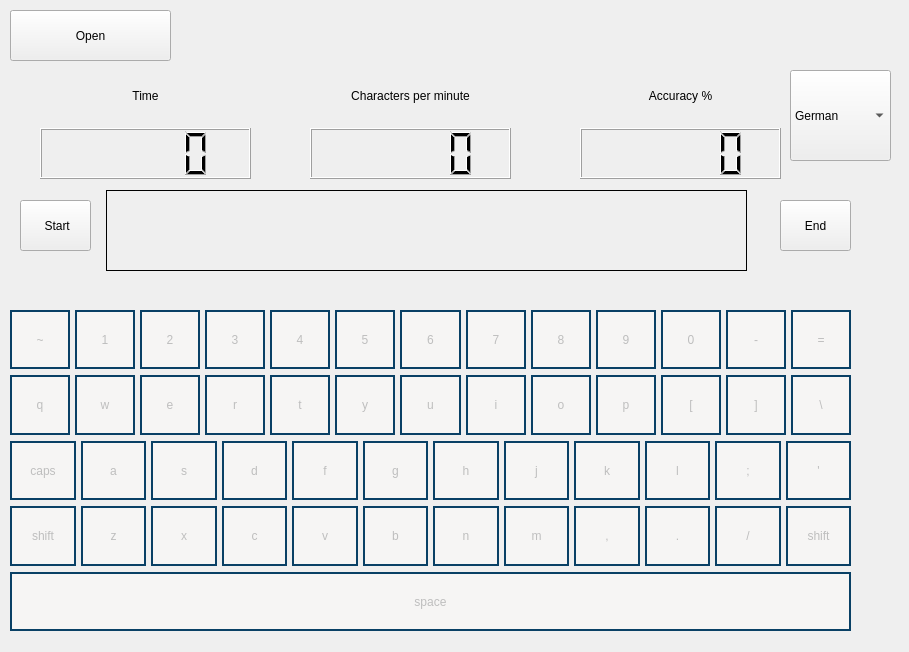
<?xml version="1.0" encoding="UTF-8"?>
<ui version="4.0">
 <class>MainWindow</class>
 <widget class="QMainWindow" name="MainWindow">
  <property name="geometry">
   <rect>
    <x>0</x>
    <y>0</y>
    <width>909</width>
    <height>652</height>
   </rect>
  </property>
  <property name="windowTitle">
   <string>MainWindow</string>
  </property>
  <property name="styleSheet">
   <string notr="true">font: 700 italic 11pt &quot;Ubuntu&quot;;
</string>
  </property>
  <widget class="QWidget" name="centralwidget">
   <widget class="QWidget" name="verticalLayoutWidget">
    <property name="geometry">
     <rect>
      <x>10</x>
      <y>300</y>
      <width>841</width>
      <height>341</height>
     </rect>
    </property>
    <layout class="QVBoxLayout" name="verticalLayout">
     <property name="leftMargin">
      <number>0</number>
     </property>
     <property name="topMargin">
      <number>10</number>
     </property>
     <property name="bottomMargin">
      <number>10</number>
     </property>
     <item>
      <layout class="QHBoxLayout" name="horizontalLayout">
       <property name="spacing">
        <number>5</number>
       </property>
       <property name="sizeConstraint">
        <enum>QLayout::SetDefaultConstraint</enum>
       </property>
       <item>
        <widget class="QPushButton" name="bnt_49">
         <property name="enabled">
          <bool>false</bool>
         </property>
         <property name="sizePolicy">
          <sizepolicy hsizetype="MinimumExpanding" vsizetype="Minimum">
           <horstretch>0</horstretch>
           <verstretch>0</verstretch>
          </sizepolicy>
         </property>
         <property name="styleSheet">
          <string notr="true">border: 2px solid #094065;
background-color: rgb(246, 245, 244);</string>
         </property>
         <property name="text">
          <string>~</string>
         </property>
        </widget>
       </item>
       <item>
        <widget class="QPushButton" name="bnt_10">
         <property name="enabled">
          <bool>false</bool>
         </property>
         <property name="sizePolicy">
          <sizepolicy hsizetype="MinimumExpanding" vsizetype="Minimum">
           <horstretch>0</horstretch>
           <verstretch>0</verstretch>
          </sizepolicy>
         </property>
         <property name="styleSheet">
          <string notr="true">border: 2px solid #094065;
background-color: rgb(246, 245, 244);</string>
         </property>
         <property name="text">
          <string>1</string>
         </property>
        </widget>
       </item>
       <item>
        <widget class="QPushButton" name="bnt_11">
         <property name="enabled">
          <bool>false</bool>
         </property>
         <property name="sizePolicy">
          <sizepolicy hsizetype="MinimumExpanding" vsizetype="Minimum">
           <horstretch>0</horstretch>
           <verstretch>0</verstretch>
          </sizepolicy>
         </property>
         <property name="styleSheet">
          <string notr="true">border: 2px solid #094065;
background-color: rgb(246, 245, 244);</string>
         </property>
         <property name="text">
          <string>2</string>
         </property>
        </widget>
       </item>
       <item>
        <widget class="QPushButton" name="bnt_12">
         <property name="enabled">
          <bool>false</bool>
         </property>
         <property name="sizePolicy">
          <sizepolicy hsizetype="MinimumExpanding" vsizetype="Minimum">
           <horstretch>0</horstretch>
           <verstretch>0</verstretch>
          </sizepolicy>
         </property>
         <property name="styleSheet">
          <string notr="true">border: 2px solid #094065;
background-color: rgb(246, 245, 244);</string>
         </property>
         <property name="text">
          <string>3</string>
         </property>
        </widget>
       </item>
       <item>
        <widget class="QPushButton" name="bnt_13">
         <property name="enabled">
          <bool>false</bool>
         </property>
         <property name="sizePolicy">
          <sizepolicy hsizetype="MinimumExpanding" vsizetype="Minimum">
           <horstretch>0</horstretch>
           <verstretch>0</verstretch>
          </sizepolicy>
         </property>
         <property name="styleSheet">
          <string notr="true">border: 2px solid #094065;
background-color: rgb(246, 245, 244);</string>
         </property>
         <property name="text">
          <string>4</string>
         </property>
        </widget>
       </item>
       <item>
        <widget class="QPushButton" name="bnt_14">
         <property name="enabled">
          <bool>false</bool>
         </property>
         <property name="sizePolicy">
          <sizepolicy hsizetype="MinimumExpanding" vsizetype="Minimum">
           <horstretch>0</horstretch>
           <verstretch>0</verstretch>
          </sizepolicy>
         </property>
         <property name="styleSheet">
          <string notr="true">border: 2px solid #094065;
background-color: rgb(246, 245, 244);</string>
         </property>
         <property name="text">
          <string>5</string>
         </property>
        </widget>
       </item>
       <item>
        <widget class="QPushButton" name="bnt_15">
         <property name="enabled">
          <bool>false</bool>
         </property>
         <property name="sizePolicy">
          <sizepolicy hsizetype="MinimumExpanding" vsizetype="Minimum">
           <horstretch>0</horstretch>
           <verstretch>0</verstretch>
          </sizepolicy>
         </property>
         <property name="styleSheet">
          <string notr="true">border: 2px solid #094065;
background-color: rgb(246, 245, 244);</string>
         </property>
         <property name="text">
          <string>6</string>
         </property>
        </widget>
       </item>
       <item>
        <widget class="QPushButton" name="bnt_16">
         <property name="enabled">
          <bool>false</bool>
         </property>
         <property name="sizePolicy">
          <sizepolicy hsizetype="MinimumExpanding" vsizetype="Minimum">
           <horstretch>0</horstretch>
           <verstretch>0</verstretch>
          </sizepolicy>
         </property>
         <property name="styleSheet">
          <string notr="true">border: 2px solid #094065;
background-color: rgb(246, 245, 244);</string>
         </property>
         <property name="text">
          <string>7</string>
         </property>
        </widget>
       </item>
       <item>
        <widget class="QPushButton" name="bnt_17">
         <property name="enabled">
          <bool>false</bool>
         </property>
         <property name="sizePolicy">
          <sizepolicy hsizetype="MinimumExpanding" vsizetype="Minimum">
           <horstretch>0</horstretch>
           <verstretch>0</verstretch>
          </sizepolicy>
         </property>
         <property name="styleSheet">
          <string notr="true">border: 2px solid #094065;
background-color: rgb(246, 245, 244);</string>
         </property>
         <property name="text">
          <string>8</string>
         </property>
        </widget>
       </item>
       <item>
        <widget class="QPushButton" name="bnt_18">
         <property name="enabled">
          <bool>false</bool>
         </property>
         <property name="sizePolicy">
          <sizepolicy hsizetype="MinimumExpanding" vsizetype="Minimum">
           <horstretch>0</horstretch>
           <verstretch>0</verstretch>
          </sizepolicy>
         </property>
         <property name="styleSheet">
          <string notr="true">border: 2px solid #094065;
background-color: rgb(246, 245, 244);</string>
         </property>
         <property name="text">
          <string>9</string>
         </property>
        </widget>
       </item>
       <item>
        <widget class="QPushButton" name="bnt_19">
         <property name="enabled">
          <bool>false</bool>
         </property>
         <property name="sizePolicy">
          <sizepolicy hsizetype="MinimumExpanding" vsizetype="Minimum">
           <horstretch>0</horstretch>
           <verstretch>0</verstretch>
          </sizepolicy>
         </property>
         <property name="styleSheet">
          <string notr="true">border: 2px solid #094065;
background-color: rgb(246, 245, 244);</string>
         </property>
         <property name="text">
          <string>0</string>
         </property>
        </widget>
       </item>
       <item>
        <widget class="QPushButton" name="bnt_20">
         <property name="enabled">
          <bool>false</bool>
         </property>
         <property name="sizePolicy">
          <sizepolicy hsizetype="MinimumExpanding" vsizetype="Minimum">
           <horstretch>0</horstretch>
           <verstretch>0</verstretch>
          </sizepolicy>
         </property>
         <property name="styleSheet">
          <string notr="true">border: 2px solid #094065;
background-color: rgb(246, 245, 244);</string>
         </property>
         <property name="text">
          <string>-</string>
         </property>
        </widget>
       </item>
       <item>
        <widget class="QPushButton" name="bnt_21">
         <property name="enabled">
          <bool>false</bool>
         </property>
         <property name="sizePolicy">
          <sizepolicy hsizetype="MinimumExpanding" vsizetype="Minimum">
           <horstretch>0</horstretch>
           <verstretch>0</verstretch>
          </sizepolicy>
         </property>
         <property name="styleSheet">
          <string notr="true">border: 2px solid #094065;
background-color: rgb(246, 245, 244);</string>
         </property>
         <property name="text">
          <string>=</string>
         </property>
        </widget>
       </item>
      </layout>
     </item>
     <item>
      <layout class="QHBoxLayout" name="horizontalLayout_3">
       <property name="spacing">
        <number>5</number>
       </property>
       <property name="sizeConstraint">
        <enum>QLayout::SetDefaultConstraint</enum>
       </property>
       <item>
        <widget class="QPushButton" name="bnt_24">
         <property name="enabled">
          <bool>false</bool>
         </property>
         <property name="sizePolicy">
          <sizepolicy hsizetype="MinimumExpanding" vsizetype="Minimum">
           <horstretch>0</horstretch>
           <verstretch>0</verstretch>
          </sizepolicy>
         </property>
         <property name="styleSheet">
          <string notr="true">border: 2px solid #094065;
background-color: rgb(246, 245, 244);</string>
         </property>
         <property name="text">
          <string>q</string>
         </property>
        </widget>
       </item>
       <item>
        <widget class="QPushButton" name="bnt_25">
         <property name="enabled">
          <bool>false</bool>
         </property>
         <property name="sizePolicy">
          <sizepolicy hsizetype="MinimumExpanding" vsizetype="Minimum">
           <horstretch>0</horstretch>
           <verstretch>0</verstretch>
          </sizepolicy>
         </property>
         <property name="styleSheet">
          <string notr="true">border: 2px solid #094065;
background-color: rgb(246, 245, 244);</string>
         </property>
         <property name="text">
          <string>w</string>
         </property>
        </widget>
       </item>
       <item>
        <widget class="QPushButton" name="bnt_26">
         <property name="enabled">
          <bool>false</bool>
         </property>
         <property name="sizePolicy">
          <sizepolicy hsizetype="MinimumExpanding" vsizetype="Minimum">
           <horstretch>0</horstretch>
           <verstretch>0</verstretch>
          </sizepolicy>
         </property>
         <property name="styleSheet">
          <string notr="true">border: 2px solid #094065;
background-color: rgb(246, 245, 244);</string>
         </property>
         <property name="text">
          <string>e</string>
         </property>
        </widget>
       </item>
       <item>
        <widget class="QPushButton" name="bnt_27">
         <property name="enabled">
          <bool>false</bool>
         </property>
         <property name="sizePolicy">
          <sizepolicy hsizetype="MinimumExpanding" vsizetype="Minimum">
           <horstretch>0</horstretch>
           <verstretch>0</verstretch>
          </sizepolicy>
         </property>
         <property name="styleSheet">
          <string notr="true">border: 2px solid #094065;
background-color: rgb(246, 245, 244);</string>
         </property>
         <property name="text">
          <string>r</string>
         </property>
        </widget>
       </item>
       <item>
        <widget class="QPushButton" name="bnt_28">
         <property name="enabled">
          <bool>false</bool>
         </property>
         <property name="sizePolicy">
          <sizepolicy hsizetype="MinimumExpanding" vsizetype="Minimum">
           <horstretch>0</horstretch>
           <verstretch>0</verstretch>
          </sizepolicy>
         </property>
         <property name="styleSheet">
          <string notr="true">border: 2px solid #094065;
background-color: rgb(246, 245, 244);</string>
         </property>
         <property name="text">
          <string>t</string>
         </property>
        </widget>
       </item>
       <item>
        <widget class="QPushButton" name="bnt_29">
         <property name="enabled">
          <bool>false</bool>
         </property>
         <property name="sizePolicy">
          <sizepolicy hsizetype="MinimumExpanding" vsizetype="Minimum">
           <horstretch>0</horstretch>
           <verstretch>0</verstretch>
          </sizepolicy>
         </property>
         <property name="styleSheet">
          <string notr="true">border: 2px solid #094065;
background-color: rgb(246, 245, 244);</string>
         </property>
         <property name="text">
          <string>y</string>
         </property>
        </widget>
       </item>
       <item>
        <widget class="QPushButton" name="bnt_30">
         <property name="enabled">
          <bool>false</bool>
         </property>
         <property name="sizePolicy">
          <sizepolicy hsizetype="MinimumExpanding" vsizetype="Minimum">
           <horstretch>0</horstretch>
           <verstretch>0</verstretch>
          </sizepolicy>
         </property>
         <property name="styleSheet">
          <string notr="true">border: 2px solid #094065;
background-color: rgb(246, 245, 244);</string>
         </property>
         <property name="text">
          <string>u</string>
         </property>
        </widget>
       </item>
       <item>
        <widget class="QPushButton" name="bnt_31">
         <property name="enabled">
          <bool>false</bool>
         </property>
         <property name="sizePolicy">
          <sizepolicy hsizetype="MinimumExpanding" vsizetype="Minimum">
           <horstretch>0</horstretch>
           <verstretch>0</verstretch>
          </sizepolicy>
         </property>
         <property name="styleSheet">
          <string notr="true">border: 2px solid #094065;
background-color: rgb(246, 245, 244);</string>
         </property>
         <property name="text">
          <string>i</string>
         </property>
        </widget>
       </item>
       <item>
        <widget class="QPushButton" name="bnt_32">
         <property name="enabled">
          <bool>false</bool>
         </property>
         <property name="sizePolicy">
          <sizepolicy hsizetype="MinimumExpanding" vsizetype="Minimum">
           <horstretch>0</horstretch>
           <verstretch>0</verstretch>
          </sizepolicy>
         </property>
         <property name="styleSheet">
          <string notr="true">border: 2px solid #094065;
background-color: rgb(246, 245, 244);</string>
         </property>
         <property name="text">
          <string>o</string>
         </property>
        </widget>
       </item>
       <item>
        <widget class="QPushButton" name="bnt_33">
         <property name="enabled">
          <bool>false</bool>
         </property>
         <property name="sizePolicy">
          <sizepolicy hsizetype="MinimumExpanding" vsizetype="Minimum">
           <horstretch>0</horstretch>
           <verstretch>0</verstretch>
          </sizepolicy>
         </property>
         <property name="styleSheet">
          <string notr="true">border: 2px solid #094065;
background-color: rgb(246, 245, 244);</string>
         </property>
         <property name="text">
          <string>p</string>
         </property>
        </widget>
       </item>
       <item>
        <widget class="QPushButton" name="bnt_34">
         <property name="enabled">
          <bool>false</bool>
         </property>
         <property name="sizePolicy">
          <sizepolicy hsizetype="MinimumExpanding" vsizetype="Minimum">
           <horstretch>0</horstretch>
           <verstretch>0</verstretch>
          </sizepolicy>
         </property>
         <property name="styleSheet">
          <string notr="true">border: 2px solid #094065;
background-color: rgb(246, 245, 244);</string>
         </property>
         <property name="text">
          <string>[</string>
         </property>
        </widget>
       </item>
       <item>
        <widget class="QPushButton" name="bnt_35">
         <property name="enabled">
          <bool>false</bool>
         </property>
         <property name="sizePolicy">
          <sizepolicy hsizetype="MinimumExpanding" vsizetype="Minimum">
           <horstretch>0</horstretch>
           <verstretch>0</verstretch>
          </sizepolicy>
         </property>
         <property name="styleSheet">
          <string notr="true">border: 2px solid #094065;
background-color: rgb(246, 245, 244);</string>
         </property>
         <property name="text">
          <string>]</string>
         </property>
        </widget>
       </item>
       <item>
        <widget class="QPushButton" name="bnt_51">
         <property name="enabled">
          <bool>false</bool>
         </property>
         <property name="sizePolicy">
          <sizepolicy hsizetype="MinimumExpanding" vsizetype="Minimum">
           <horstretch>0</horstretch>
           <verstretch>0</verstretch>
          </sizepolicy>
         </property>
         <property name="styleSheet">
          <string notr="true">border: 2px solid #094065;
background-color: rgb(246, 245, 244);</string>
         </property>
         <property name="text">
          <string>\</string>
         </property>
        </widget>
       </item>
      </layout>
     </item>
     <item>
      <layout class="QHBoxLayout" name="horizontalLayout_4">
       <property name="spacing">
        <number>5</number>
       </property>
       <property name="sizeConstraint">
        <enum>QLayout::SetDefaultConstraint</enum>
       </property>
       <item>
        <widget class="QPushButton" name="bnt_66">
         <property name="enabled">
          <bool>false</bool>
         </property>
         <property name="sizePolicy">
          <sizepolicy hsizetype="MinimumExpanding" vsizetype="Minimum">
           <horstretch>0</horstretch>
           <verstretch>0</verstretch>
          </sizepolicy>
         </property>
         <property name="styleSheet">
          <string notr="true">border: 2px solid #094065;
background-color: rgb(246, 245, 244);</string>
         </property>
         <property name="text">
          <string>caps</string>
         </property>
        </widget>
       </item>
       <item>
        <widget class="QPushButton" name="bnt_38">
         <property name="enabled">
          <bool>false</bool>
         </property>
         <property name="sizePolicy">
          <sizepolicy hsizetype="MinimumExpanding" vsizetype="Minimum">
           <horstretch>0</horstretch>
           <verstretch>0</verstretch>
          </sizepolicy>
         </property>
         <property name="styleSheet">
          <string notr="true">border: 2px solid #094065;
background-color: rgb(246, 245, 244);</string>
         </property>
         <property name="text">
          <string>a</string>
         </property>
        </widget>
       </item>
       <item>
        <widget class="QPushButton" name="bnt_39">
         <property name="enabled">
          <bool>false</bool>
         </property>
         <property name="sizePolicy">
          <sizepolicy hsizetype="MinimumExpanding" vsizetype="Minimum">
           <horstretch>0</horstretch>
           <verstretch>0</verstretch>
          </sizepolicy>
         </property>
         <property name="styleSheet">
          <string notr="true">border: 2px solid #094065;
background-color: rgb(246, 245, 244);</string>
         </property>
         <property name="text">
          <string>s</string>
         </property>
        </widget>
       </item>
       <item>
        <widget class="QPushButton" name="bnt_40">
         <property name="enabled">
          <bool>false</bool>
         </property>
         <property name="sizePolicy">
          <sizepolicy hsizetype="MinimumExpanding" vsizetype="Minimum">
           <horstretch>0</horstretch>
           <verstretch>0</verstretch>
          </sizepolicy>
         </property>
         <property name="styleSheet">
          <string notr="true">border: 2px solid #094065;
background-color: rgb(246, 245, 244);</string>
         </property>
         <property name="text">
          <string>d</string>
         </property>
        </widget>
       </item>
       <item>
        <widget class="QPushButton" name="bnt_41">
         <property name="enabled">
          <bool>false</bool>
         </property>
         <property name="sizePolicy">
          <sizepolicy hsizetype="MinimumExpanding" vsizetype="Minimum">
           <horstretch>0</horstretch>
           <verstretch>0</verstretch>
          </sizepolicy>
         </property>
         <property name="styleSheet">
          <string notr="true">border: 2px solid #094065;
background-color: rgb(246, 245, 244);</string>
         </property>
         <property name="text">
          <string>f</string>
         </property>
        </widget>
       </item>
       <item>
        <widget class="QPushButton" name="bnt_42">
         <property name="enabled">
          <bool>false</bool>
         </property>
         <property name="sizePolicy">
          <sizepolicy hsizetype="MinimumExpanding" vsizetype="Minimum">
           <horstretch>0</horstretch>
           <verstretch>0</verstretch>
          </sizepolicy>
         </property>
         <property name="styleSheet">
          <string notr="true">border: 2px solid #094065;
background-color: rgb(246, 245, 244);</string>
         </property>
         <property name="text">
          <string>g</string>
         </property>
        </widget>
       </item>
       <item>
        <widget class="QPushButton" name="bnt_43">
         <property name="enabled">
          <bool>false</bool>
         </property>
         <property name="sizePolicy">
          <sizepolicy hsizetype="MinimumExpanding" vsizetype="Minimum">
           <horstretch>0</horstretch>
           <verstretch>0</verstretch>
          </sizepolicy>
         </property>
         <property name="styleSheet">
          <string notr="true">border: 2px solid #094065;
background-color: rgb(246, 245, 244);</string>
         </property>
         <property name="text">
          <string>h</string>
         </property>
        </widget>
       </item>
       <item>
        <widget class="QPushButton" name="bnt_44">
         <property name="enabled">
          <bool>false</bool>
         </property>
         <property name="sizePolicy">
          <sizepolicy hsizetype="MinimumExpanding" vsizetype="Minimum">
           <horstretch>0</horstretch>
           <verstretch>0</verstretch>
          </sizepolicy>
         </property>
         <property name="styleSheet">
          <string notr="true">border: 2px solid #094065;
background-color: rgb(246, 245, 244);</string>
         </property>
         <property name="text">
          <string>j</string>
         </property>
        </widget>
       </item>
       <item>
        <widget class="QPushButton" name="bnt_45">
         <property name="enabled">
          <bool>false</bool>
         </property>
         <property name="sizePolicy">
          <sizepolicy hsizetype="MinimumExpanding" vsizetype="Minimum">
           <horstretch>0</horstretch>
           <verstretch>0</verstretch>
          </sizepolicy>
         </property>
         <property name="styleSheet">
          <string notr="true">border: 2px solid #094065;
background-color: rgb(246, 245, 244);</string>
         </property>
         <property name="text">
          <string>k</string>
         </property>
        </widget>
       </item>
       <item>
        <widget class="QPushButton" name="bnt_46">
         <property name="enabled">
          <bool>false</bool>
         </property>
         <property name="sizePolicy">
          <sizepolicy hsizetype="MinimumExpanding" vsizetype="Minimum">
           <horstretch>0</horstretch>
           <verstretch>0</verstretch>
          </sizepolicy>
         </property>
         <property name="styleSheet">
          <string notr="true">border: 2px solid #094065;
background-color: rgb(246, 245, 244);</string>
         </property>
         <property name="text">
          <string>l</string>
         </property>
        </widget>
       </item>
       <item>
        <widget class="QPushButton" name="bnt_47">
         <property name="enabled">
          <bool>false</bool>
         </property>
         <property name="sizePolicy">
          <sizepolicy hsizetype="MinimumExpanding" vsizetype="Minimum">
           <horstretch>0</horstretch>
           <verstretch>0</verstretch>
          </sizepolicy>
         </property>
         <property name="styleSheet">
          <string notr="true">border: 2px solid #094065;
background-color: rgb(246, 245, 244);</string>
         </property>
         <property name="text">
          <string>;</string>
         </property>
        </widget>
       </item>
       <item>
        <widget class="QPushButton" name="bnt_48">
         <property name="enabled">
          <bool>false</bool>
         </property>
         <property name="sizePolicy">
          <sizepolicy hsizetype="MinimumExpanding" vsizetype="Minimum">
           <horstretch>0</horstretch>
           <verstretch>0</verstretch>
          </sizepolicy>
         </property>
         <property name="styleSheet">
          <string notr="true">border: 2px solid #094065;
background-color: rgb(246, 245, 244);</string>
         </property>
         <property name="text">
          <string>'</string>
         </property>
        </widget>
       </item>
      </layout>
     </item>
     <item>
      <layout class="QHBoxLayout" name="horizontalLayout_5">
       <property name="spacing">
        <number>5</number>
       </property>
       <property name="sizeConstraint">
        <enum>QLayout::SetDefaultConstraint</enum>
       </property>
       <item>
        <widget class="QPushButton" name="bnt_50">
         <property name="enabled">
          <bool>false</bool>
         </property>
         <property name="sizePolicy">
          <sizepolicy hsizetype="MinimumExpanding" vsizetype="Minimum">
           <horstretch>0</horstretch>
           <verstretch>0</verstretch>
          </sizepolicy>
         </property>
         <property name="styleSheet">
          <string notr="true">border: 2px solid #094065;
background-color: rgb(246, 245, 244);</string>
         </property>
         <property name="text">
          <string>shift</string>
         </property>
        </widget>
       </item>
       <item>
        <widget class="QPushButton" name="bnt_52">
         <property name="enabled">
          <bool>false</bool>
         </property>
         <property name="sizePolicy">
          <sizepolicy hsizetype="MinimumExpanding" vsizetype="Minimum">
           <horstretch>0</horstretch>
           <verstretch>0</verstretch>
          </sizepolicy>
         </property>
         <property name="styleSheet">
          <string notr="true">border: 2px solid #094065;
background-color: rgb(246, 245, 244);</string>
         </property>
         <property name="text">
          <string>z</string>
         </property>
        </widget>
       </item>
       <item>
        <widget class="QPushButton" name="bnt_53">
         <property name="enabled">
          <bool>false</bool>
         </property>
         <property name="sizePolicy">
          <sizepolicy hsizetype="MinimumExpanding" vsizetype="Minimum">
           <horstretch>0</horstretch>
           <verstretch>0</verstretch>
          </sizepolicy>
         </property>
         <property name="styleSheet">
          <string notr="true">border: 2px solid #094065;
background-color: rgb(246, 245, 244);</string>
         </property>
         <property name="text">
          <string>x</string>
         </property>
        </widget>
       </item>
       <item>
        <widget class="QPushButton" name="bnt_54">
         <property name="enabled">
          <bool>false</bool>
         </property>
         <property name="sizePolicy">
          <sizepolicy hsizetype="MinimumExpanding" vsizetype="Minimum">
           <horstretch>0</horstretch>
           <verstretch>0</verstretch>
          </sizepolicy>
         </property>
         <property name="styleSheet">
          <string notr="true">border: 2px solid #094065;
background-color: rgb(246, 245, 244);</string>
         </property>
         <property name="text">
          <string>c</string>
         </property>
        </widget>
       </item>
       <item>
        <widget class="QPushButton" name="bnt_55">
         <property name="enabled">
          <bool>false</bool>
         </property>
         <property name="sizePolicy">
          <sizepolicy hsizetype="MinimumExpanding" vsizetype="Minimum">
           <horstretch>0</horstretch>
           <verstretch>0</verstretch>
          </sizepolicy>
         </property>
         <property name="styleSheet">
          <string notr="true">border: 2px solid #094065;
background-color: rgb(246, 245, 244);</string>
         </property>
         <property name="text">
          <string>v</string>
         </property>
        </widget>
       </item>
       <item>
        <widget class="QPushButton" name="bnt_56">
         <property name="enabled">
          <bool>false</bool>
         </property>
         <property name="sizePolicy">
          <sizepolicy hsizetype="MinimumExpanding" vsizetype="Minimum">
           <horstretch>0</horstretch>
           <verstretch>0</verstretch>
          </sizepolicy>
         </property>
         <property name="styleSheet">
          <string notr="true">border: 2px solid #094065;
background-color: rgb(246, 245, 244);</string>
         </property>
         <property name="text">
          <string>b</string>
         </property>
        </widget>
       </item>
       <item>
        <widget class="QPushButton" name="bnt_57">
         <property name="enabled">
          <bool>false</bool>
         </property>
         <property name="sizePolicy">
          <sizepolicy hsizetype="MinimumExpanding" vsizetype="Minimum">
           <horstretch>0</horstretch>
           <verstretch>0</verstretch>
          </sizepolicy>
         </property>
         <property name="styleSheet">
          <string notr="true">border: 2px solid #094065;
background-color: rgb(246, 245, 244);</string>
         </property>
         <property name="text">
          <string>n</string>
         </property>
        </widget>
       </item>
       <item>
        <widget class="QPushButton" name="bnt_58">
         <property name="enabled">
          <bool>false</bool>
         </property>
         <property name="sizePolicy">
          <sizepolicy hsizetype="MinimumExpanding" vsizetype="Minimum">
           <horstretch>0</horstretch>
           <verstretch>0</verstretch>
          </sizepolicy>
         </property>
         <property name="styleSheet">
          <string notr="true">border: 2px solid #094065;
background-color: rgb(246, 245, 244);</string>
         </property>
         <property name="text">
          <string>m</string>
         </property>
        </widget>
       </item>
       <item>
        <widget class="QPushButton" name="bnt_59">
         <property name="enabled">
          <bool>false</bool>
         </property>
         <property name="sizePolicy">
          <sizepolicy hsizetype="MinimumExpanding" vsizetype="Minimum">
           <horstretch>0</horstretch>
           <verstretch>0</verstretch>
          </sizepolicy>
         </property>
         <property name="styleSheet">
          <string notr="true">border: 2px solid #094065;
background-color: rgb(246, 245, 244);</string>
         </property>
         <property name="text">
          <string>,</string>
         </property>
        </widget>
       </item>
       <item>
        <widget class="QPushButton" name="bnt_60">
         <property name="enabled">
          <bool>false</bool>
         </property>
         <property name="sizePolicy">
          <sizepolicy hsizetype="MinimumExpanding" vsizetype="Minimum">
           <horstretch>0</horstretch>
           <verstretch>0</verstretch>
          </sizepolicy>
         </property>
         <property name="styleSheet">
          <string notr="true">border: 2px solid #094065;
background-color: rgb(246, 245, 244);</string>
         </property>
         <property name="text">
          <string>.</string>
         </property>
        </widget>
       </item>
       <item>
        <widget class="QPushButton" name="bnt_61">
         <property name="enabled">
          <bool>false</bool>
         </property>
         <property name="sizePolicy">
          <sizepolicy hsizetype="MinimumExpanding" vsizetype="Minimum">
           <horstretch>0</horstretch>
           <verstretch>0</verstretch>
          </sizepolicy>
         </property>
         <property name="styleSheet">
          <string notr="true">border: 2px solid #094065;
background-color: rgb(246, 245, 244);</string>
         </property>
         <property name="text">
          <string>/</string>
         </property>
        </widget>
       </item>
       <item>
        <widget class="QPushButton" name="bnt_62">
         <property name="enabled">
          <bool>false</bool>
         </property>
         <property name="sizePolicy">
          <sizepolicy hsizetype="MinimumExpanding" vsizetype="Minimum">
           <horstretch>0</horstretch>
           <verstretch>0</verstretch>
          </sizepolicy>
         </property>
         <property name="styleSheet">
          <string notr="true">border: 2px solid #094065;
background-color: rgb(246, 245, 244);</string>
         </property>
         <property name="text">
          <string>shift</string>
         </property>
        </widget>
       </item>
      </layout>
     </item>
     <item>
      <widget class="QPushButton" name="bnt_65">
       <property name="enabled">
        <bool>false</bool>
       </property>
       <property name="sizePolicy">
        <sizepolicy hsizetype="Minimum" vsizetype="Minimum">
         <horstretch>0</horstretch>
         <verstretch>0</verstretch>
        </sizepolicy>
       </property>
       <property name="styleSheet">
        <string notr="true">border: 2px solid #094065;
background-color: rgb(246, 245, 244);</string>
       </property>
       <property name="text">
        <string>space</string>
       </property>
      </widget>
     </item>
    </layout>
   </widget>
   <widget class="QLabel" name="ln_training">
    <property name="geometry">
     <rect>
      <x>106</x>
      <y>190</y>
      <width>641</width>
      <height>81</height>
     </rect>
    </property>
    <property name="styleSheet">
     <string notr="true">background-color: transparent; border: 1px solid black;
font: 700 italic 17pt &quot;Ubuntu&quot;;</string>
    </property>
    <property name="text">
     <string/>
    </property>
   </widget>
   <widget class="QPushButton" name="bnt_start">
    <property name="geometry">
     <rect>
      <x>20</x>
      <y>200</y>
      <width>71</width>
      <height>51</height>
     </rect>
    </property>
    <property name="text">
     <string> Start</string>
    </property>
   </widget>
   <widget class="QPushButton" name="bnt_end">
    <property name="geometry">
     <rect>
      <x>780</x>
      <y>200</y>
      <width>71</width>
      <height>51</height>
     </rect>
    </property>
    <property name="text">
     <string>End</string>
    </property>
   </widget>
   <widget class="QComboBox" name="comboBox">
    <property name="geometry">
     <rect>
      <x>790</x>
      <y>70</y>
      <width>101</width>
      <height>91</height>
     </rect>
    </property>
    <item>
     <property name="text">
      <string>German</string>
     </property>
    </item>
    <item>
     <property name="text">
      <string>French</string>
     </property>
    </item>
    <item>
     <property name="text">
      <string>Arabic</string>
     </property>
    </item>
    <item>
     <property name="text">
      <string>Belarusian</string>
     </property>
    </item>
    <item>
     <property name="text">
      <string>Hebrew</string>
     </property>
    </item>
    <item>
     <property name="text">
      <string>Сhinesse</string>
     </property>
    </item>
   </widget>
   <widget class="QPushButton" name="pushButton">
    <property name="geometry">
     <rect>
      <x>10</x>
      <y>10</y>
      <width>161</width>
      <height>51</height>
     </rect>
    </property>
    <property name="styleSheet">
     <string notr="true"/>
    </property>
    <property name="text">
     <string>Open</string>
    </property>
    <property name="icon">
     <iconset theme="folder-open">
      <normaloff>.</normaloff>.</iconset>
    </property>
   </widget>
   <widget class="QCheckBox" name="checkBox">
    <property name="geometry">
     <rect>
      <x>10</x>
      <y>10</y>
      <width>21</width>
      <height>16</height>
     </rect>
    </property>
    <property name="text">
     <string/>
    </property>
   </widget>
   <widget class="QWidget" name="layoutWidget">
    <property name="geometry">
     <rect>
      <x>40</x>
      <y>70</y>
      <width>211</width>
      <height>109</height>
     </rect>
    </property>
    <layout class="QVBoxLayout" name="verticalLayout_2">
     <item>
      <widget class="QLabel" name="lbl_timer">
       <property name="text">
        <string>&lt;html&gt;&lt;head/&gt;&lt;body&gt;&lt;p align=&quot;center&quot;&gt;Time&lt;/p&gt;&lt;/body&gt;&lt;/html&gt;</string>
       </property>
      </widget>
     </item>
     <item>
      <widget class="QLCDNumber" name="lcd_timer"/>
     </item>
    </layout>
   </widget>
   <widget class="QWidget" name="layoutWidget">
    <property name="geometry">
     <rect>
      <x>310</x>
      <y>70</y>
      <width>201</width>
      <height>109</height>
     </rect>
    </property>
    <layout class="QVBoxLayout" name="verticalLayout_3">
     <item>
      <widget class="QLabel" name="lnl_symbols">
       <property name="text">
        <string>&lt;html&gt;&lt;head/&gt;&lt;body&gt;&lt;p align=&quot;center&quot;&gt;Characters per minute&lt;/p&gt;&lt;/body&gt;&lt;/html&gt;</string>
       </property>
      </widget>
     </item>
     <item>
      <widget class="QLCDNumber" name="lcd_symbols"/>
     </item>
    </layout>
   </widget>
   <widget class="QWidget" name="layoutWidget">
    <property name="geometry">
     <rect>
      <x>580</x>
      <y>70</y>
      <width>201</width>
      <height>109</height>
     </rect>
    </property>
    <layout class="QVBoxLayout" name="verticalLayout_4">
     <item>
      <widget class="QLabel" name="lbl_accuracy">
       <property name="text">
        <string>&lt;html&gt;&lt;head/&gt;&lt;body&gt;&lt;p align=&quot;center&quot;&gt;Accuracy %&lt;/p&gt;&lt;/body&gt;&lt;/html&gt;</string>
       </property>
      </widget>
     </item>
     <item>
      <widget class="QLCDNumber" name="lcd_accuracy"/>
     </item>
    </layout>
   </widget>
   <zorder>checkBox</zorder>
   <zorder>verticalLayoutWidget</zorder>
   <zorder>ln_training</zorder>
   <zorder>bnt_start</zorder>
   <zorder>bnt_end</zorder>
   <zorder>comboBox</zorder>
   <zorder>pushButton</zorder>
   <zorder>layoutWidget</zorder>
   <zorder>layoutWidget</zorder>
   <zorder>layoutWidget</zorder>
  </widget>
 </widget>
 <resources/>
 <connections/>
</ui>
